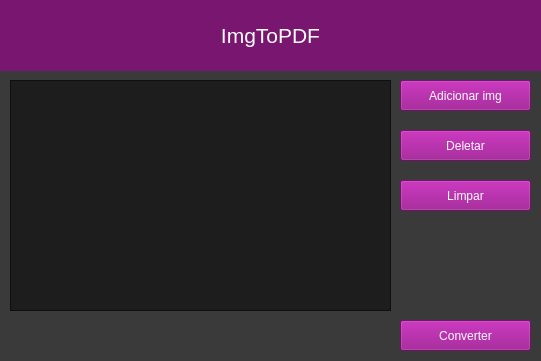
<?xml version="1.0" encoding="UTF-8"?>
<ui version="4.0">
 <class>designConverter</class>
 <widget class="QWidget" name="designConverter">
  <property name="geometry">
   <rect>
    <x>0</x>
    <y>0</y>
    <width>541</width>
    <height>361</height>
   </rect>
  </property>
  <property name="windowTitle">
   <string>Form</string>
  </property>
  <property name="styleSheet">
   <string notr="true">background-color: rgb(58, 58, 58);</string>
  </property>
  <widget class="QPushButton" name="btnArquivo">
   <property name="geometry">
    <rect>
     <x>400</x>
     <y>80</y>
     <width>131</width>
     <height>31</height>
    </rect>
   </property>
   <property name="font">
    <font>
     <pointsize>9</pointsize>
     <stylestrategy>PreferAntialias</stylestrategy>
    </font>
   </property>
   <property name="cursor">
    <cursorShape>PointingHandCursor</cursorShape>
   </property>
   <property name="whatsThis">
    <string/>
   </property>
   <property name="accessibleDescription">
    <string extracomment=" "/>
   </property>
   <property name="styleSheet">
    <string notr="true">background-color: rgba(147, 6, 133, 0.7);
color: rgb(255, 255, 255);</string>
   </property>
   <property name="text">
    <string>Adicionar img</string>
   </property>
  </widget>
  <widget class="QLabel" name="label">
   <property name="geometry">
    <rect>
     <x>0</x>
     <y>0</y>
     <width>541</width>
     <height>71</height>
    </rect>
   </property>
   <property name="font">
    <font>
     <stylestrategy>PreferAntialias</stylestrategy>
    </font>
   </property>
   <property name="styleSheet">
    <string notr="true">background-color: rgba(147, 6, 133, 0.7);</string>
   </property>
   <property name="text">
    <string>&lt;html&gt;&lt;head/&gt;&lt;body&gt;&lt;p&gt;&lt;span style=&quot; font-size:16pt; color:#ffffff;&quot;&gt;ImgToPDF&lt;/span&gt;&lt;/p&gt;&lt;/body&gt;&lt;/html&gt;</string>
   </property>
   <property name="alignment">
    <set>Qt::AlignCenter</set>
   </property>
  </widget>
  <widget class="QPushButton" name="btnConverter">
   <property name="geometry">
    <rect>
     <x>400</x>
     <y>320</y>
     <width>131</width>
     <height>31</height>
    </rect>
   </property>
   <property name="font">
    <font>
     <pointsize>9</pointsize>
     <weight>50</weight>
     <italic>false</italic>
     <bold>false</bold>
     <underline>false</underline>
     <strikeout>false</strikeout>
     <stylestrategy>PreferAntialias</stylestrategy>
    </font>
   </property>
   <property name="cursor">
    <cursorShape>PointingHandCursor</cursorShape>
   </property>
   <property name="styleSheet">
    <string notr="true">background-color: rgba(147, 6, 133, 0.7);
color: rgb(255, 255, 255);</string>
   </property>
   <property name="text">
    <string>Converter</string>
   </property>
  </widget>
  <widget class="QPushButton" name="btnClear">
   <property name="geometry">
    <rect>
     <x>400</x>
     <y>180</y>
     <width>131</width>
     <height>31</height>
    </rect>
   </property>
   <property name="font">
    <font>
     <pointsize>9</pointsize>
    </font>
   </property>
   <property name="cursor">
    <cursorShape>PointingHandCursor</cursorShape>
   </property>
   <property name="styleSheet">
    <string notr="true">background-color: rgba(147, 6, 133, 0.7);
color: rgb(255, 255, 255);</string>
   </property>
   <property name="text">
    <string>Limpar</string>
   </property>
  </widget>
  <widget class="QLabel" name="label_2">
   <property name="geometry">
    <rect>
     <x>20</x>
     <y>320</y>
     <width>361</width>
     <height>31</height>
    </rect>
   </property>
   <property name="font">
    <font>
     <pointsize>10</pointsize>
    </font>
   </property>
   <property name="styleSheet">
    <string notr="true">color: rgb(255, 255, 255);</string>
   </property>
   <property name="text">
    <string/>
   </property>
  </widget>
  <widget class="QPushButton" name="btnDeletar">
   <property name="geometry">
    <rect>
     <x>400</x>
     <y>130</y>
     <width>131</width>
     <height>31</height>
    </rect>
   </property>
   <property name="font">
    <font>
     <pointsize>9</pointsize>
     <stylestrategy>PreferAntialias</stylestrategy>
    </font>
   </property>
   <property name="cursor">
    <cursorShape>PointingHandCursor</cursorShape>
   </property>
   <property name="styleSheet">
    <string notr="true">background-color: rgba(147, 6, 133, 0.7);
color: rgb(255, 255, 255);</string>
   </property>
   <property name="text">
    <string>Deletar</string>
   </property>
  </widget>
  <widget class="QListWidget" name="listArquivos">
   <property name="geometry">
    <rect>
     <x>10</x>
     <y>80</y>
     <width>381</width>
     <height>231</height>
    </rect>
   </property>
   <property name="styleSheet">
    <string notr="true">background-color: rgba(0, 0, 0, 0.5);
color: rgb(255, 255, 255);</string>
   </property>
  </widget>
 </widget>
 <resources/>
 <connections/>
</ui>
